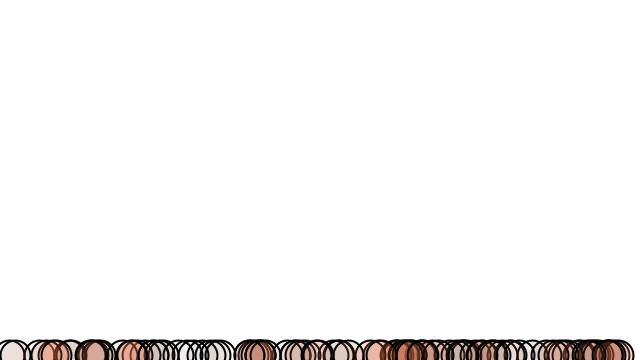
Frame 1 (no input)
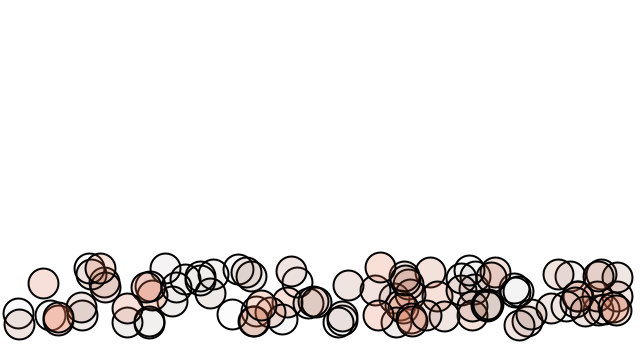
Frame 60 (the mouse pressed at the canvas centre just before this capture)
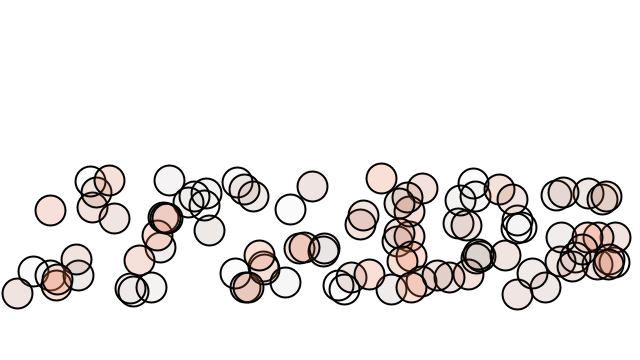
Frame 120 (the mouse held since frame 60 and released just before this capture)

The Processing sketch that drew these frames (run headless with seeded random() and noise(); from frame 60 on, the mouse is pressed at the canvas centre):

// Processing sketch: bubble_class_multiple7_arrays
// ── bubble_class_multiple7_arrays.pde
//goes with video 8.4
//Code train

Bubble[] bubbles = new Bubble[100];

//Bubble(size, fill, speed)
void setup() {
  size(640, 360);  
    for(int i=0; i<bubbles.length; i++){
  bubbles[i] = new Bubble(30,random(0,255),random(0.5, 1.5));
  }

}

void draw() {
  background(255);
  
  
    for(int i=0; i< bubbles.length; i++){
    bubbles[i].display();
  bubbles[i].ascend();
  bubbles[i].top();
  }

}

// ── Bubble.pde
class Bubble {

  float x;
  float y;
  float diameter; 
  float colour; 
  float speed; 

  //constructer
  Bubble(float tempD, float tempColour, float tempSpeed) {
    //data
    x = random(width);
    y = random(height-5, height-20);
    diameter = tempD;
    colour = tempColour; 
    speed = tempSpeed; 

  }


  void ascend() {
    y= y -(speed);
    x = x + random(-2, 2);
  }

  void display() {
    stroke(0);
    strokeWeight(2);
    fill(colour, colour/2, colour/3, colour/4);
    ellipse(x, y, diameter, diameter);
  }



  void top() {
    if (y < diameter/2) {
      y = height;
    }
  }
}
